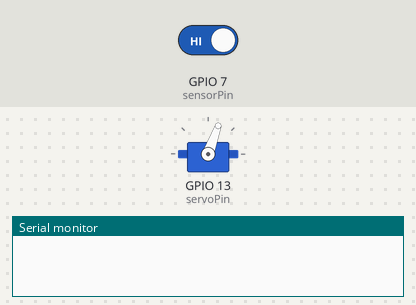
The sketch below on a simulated ESP32-S3. Parts: servo, the last lines printed to the serial monitor. Inputs (shaded band) come from the test bench; at power-on: GPIO 7 (sensorPin) HIGH. WiFi joins after 1.5 s; servers stay silent unless stated.

Above: at 0.3 s.
At 0.9 s:
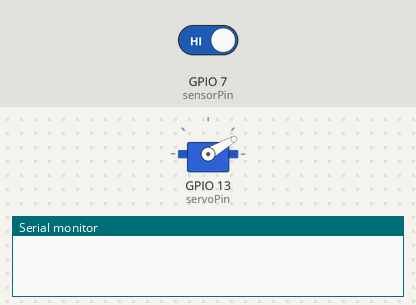
At 15.0 s:
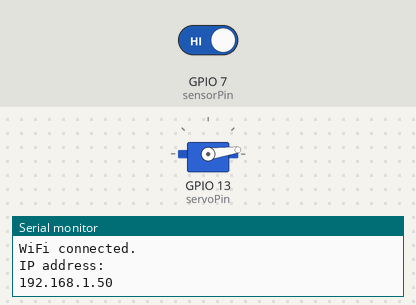
At 16.3 s:
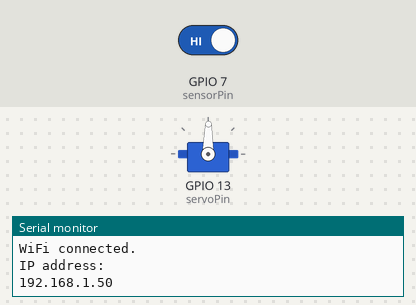
Timing chart, 0 to 17.8 s (numbered marks = the images above):
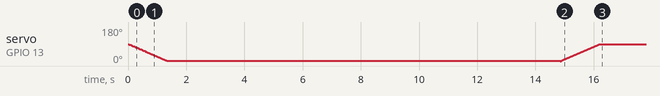

The sketch:

Delivery_Box.ino
```cpp
#include <Keypad.h>
#include <WiFi.h>
#include <Servo.h>
#include <ESP_Mail_Client.h>

#define WIFI_SSID "Skye"
#define WIFI_PASSWORD "lywe0934"

#define SMTP_HOST "smtp.gmail.com"
#define SMTP_PORT 465

#define AUTHOR_EMAIL "deliverybox2605@gmail.com"
#define AUTHOR_PASSWORD "vfdnprsuiyxwsesr"

#define RECIPIENT_EMAIL "sprihaghosh26@gmail.com"

SMTPSession smtp;
void smtpCallback(SMTP_Status status);

#define ROW_NUM     4  // four rows
#define COLUMN_NUM  4  // four columns
int position = 0;

void initWiFi() {
  WiFi.mode(WIFI_STA);
  WiFi.begin(WIFI_SSID, WIFI_PASSWORD);
  Serial.print("Connecting to WiFi ..");
  while (WiFi.status() != WL_CONNECTED) {
    Serial.print('.');
    delay(1000);
  }
  Serial.println("");
  Serial.println("WiFi connected.");
  Serial.println("IP address: ");
  Serial.println(WiFi.localIP());
  Serial.println();
}

Servo servo1;
static const int servoPin = 13;
int sensorPin = 7;

char keys[ROW_NUM][COLUMN_NUM] = {
  {'1', '2', '3', 'A'},
  {'4', '5', '6', 'B'},
  {'7', '8', '9', 'C'},
  {'*', '0', '#', 'D'}
};

byte pin_rows[ROW_NUM] = {19, 18, 5, 17};    // GIOP19, GIOP18, GIOP5, GIOP17 connect to the row pins
byte pin_column[COLUMN_NUM] = {16, 4, 0, 2}; // GIOP16, GIOP4, GIOP0, GIOP2 connect to the column pins

Keypad keypad = Keypad( makeKeymap(keys), pin_rows, pin_column, ROW_NUM, COLUMN_NUM );

void setup()
{
  Serial.begin(115200);
  pinMode(sensorPin,INPUT);
  servo1.attach(servoPin);
  openbox();
  initWiFi();

  MailClient.networkReconnect(true);

  smtp.debug(1);

  smtp.callback(smtpCallback);

  ESP_Mail_Session session;

  /* Set the session config */
  session.server.host_name = SMTP_HOST;
  session.server.port = SMTP_PORT;
  session.login.email = AUTHOR_EMAIL;
  session.login.password = AUTHOR_PASSWORD;
  session.login.user_domain = "gmail.com";

  SMTP_Message message;

  /* Set the message headers */
  message.sender.name = "ESP";
  message.sender.email = AUTHOR_EMAIL;
  message.subject = "ESP Test Email";
  message.addRecipient("Spriha", RECIPIENT_EMAIL);

  String textMsg = "Hello World! - Sent from ESP board";
  message.text.content = textMsg.c_str();
  message.text.charSet = "us-ascii";
  message.text.transfer_encoding = Content_Transfer_Encoding::enc_7bit;

  message.priority = esp_mail_smtp_priority::esp_mail_smtp_priority_low;
  message.response.notify = esp_mail_smtp_notify_success | esp_mail_smtp_notify_failure | esp_mail_smtp_notify_delay;

    if (!smtp.connect(&session))
    return;

  /* Start sending Email and close the session */
  if (!MailClient.sendMail(&smtp, &message))
    Serial.println("Error sending Email, " + smtp.errorReason());
}

void loop() {

  String password = "";
  int val = digitalRead(sensorPin);
  if (val==0)
  {openbox();
  }
  else if (val==1)
  delay(10000);
  {closebox();
  //password = String(random(1000,10000));
  password = "4321";
  }

  char key = keypad.waitForKey();

  if(password != ""){

    int pos = 0;
    int t = 0;
    if(key=='*' || key=='#'){
    pos = 0;
    closebox();
    }

    boolean p;
    while(p = true){
      int c;
      for(c=0;c<4;c++){

         int correctpw = 0;
         for(pos=0; pos<5; pos++){
           if (key==password[pos]){
           correctpw++;}
         }

         if(correctpw == 4){ //if password entered is correct
          openbox();
          p = false;
          break;}

         else{

           if(c==3){ //for every 3 attempts made, time gets delayed by 10 minutes
             t = t+600000;
             delay(t);
             p = false;
           }
           else{  //1st and 2nd attempt, gets delayed by 30 seconds
              delay(30000);
              c+=1;
           }
         }
      }
    }
  }
}

void closebox()
{
  int pos=0;
  for(pos = 0; pos < 90; pos += 1)  // goes from 0 degrees to 90 degrees
  {                                  // in steps of 1 degree
    servo1.write(pos);              // tell servo to go to position in variable 'pos'
    delay(15);                       // waits 15ms for the servo to reach the position
  }
  delay(500);
}

void openbox()
{
  int pos = 0;
  for(pos = 90; pos>=1; pos-=1)     // goes from 90 degrees to 0 degrees
  {
    servo1.write(pos);              // tell servo to go to position in variable 'pos'
    delay(15);                       // waits 15ms for the servo to reach the position
  }
    delay(500);
}

/* Callback function to get the Email sending status */
void smtpCallback(SMTP_Status status){
  /* Print the current status */
  Serial.println(status.info());

  /* Print the sending result */
  if (status.success()){
    Serial.println("----------------");
    ESP_MAIL_PRINTF("Message sent success: %d\n", status.completedCount());
    ESP_MAIL_PRINTF("Message sent failled: %d\n", status.failedCount());
    Serial.println("----------------\n");
    struct tm dt;

    for (size_t i = 0; i < smtp.sendingResult.size(); i++){
      /* Get the result item */
      SMTP_Result result = smtp.sendingResult.getItem(i);
      time_t ts = (time_t)result.timestamp;
      localtime_r(&ts, &dt);

      ESP_MAIL_PRINTF("Message No: %d\n", i + 1);
      ESP_MAIL_PRINTF("Status: %s\n", result.completed ? "success" : "failed");
      ESP_MAIL_PRINTF("Date/Time: %d/%d/%d %d:%d:%d\n", dt.tm_year + 1900, dt.tm_mon + 1, dt.tm_mday, dt.tm_hour, dt.tm_min, dt.tm_sec);
      ESP_MAIL_PRINTF("Recipient: %s\n", result.recipients);
      ESP_MAIL_PRINTF("Subject: %s\n", result.subject);
    }
    Serial.println("----------------\n");
  }
}
```
